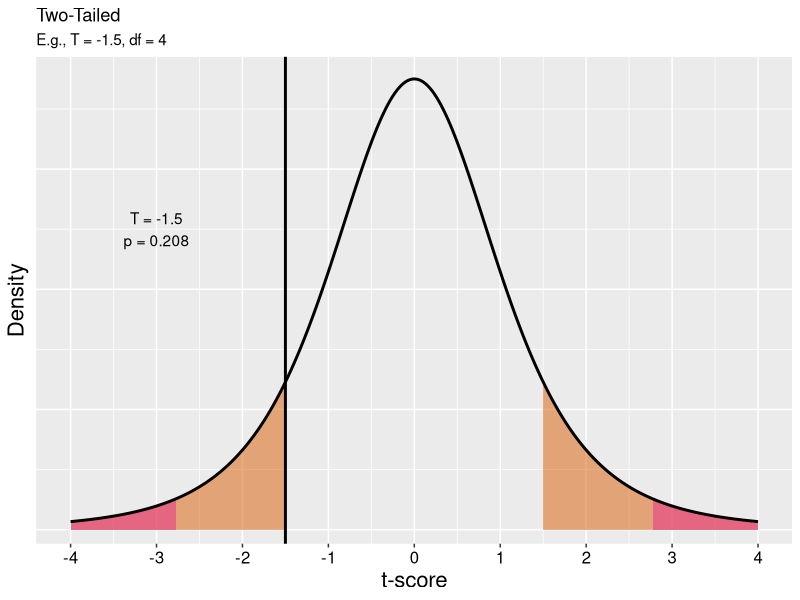
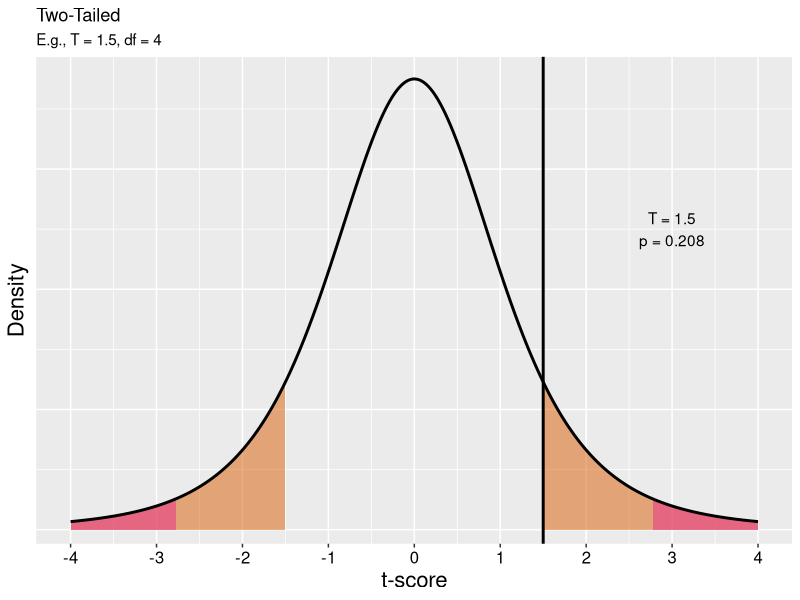
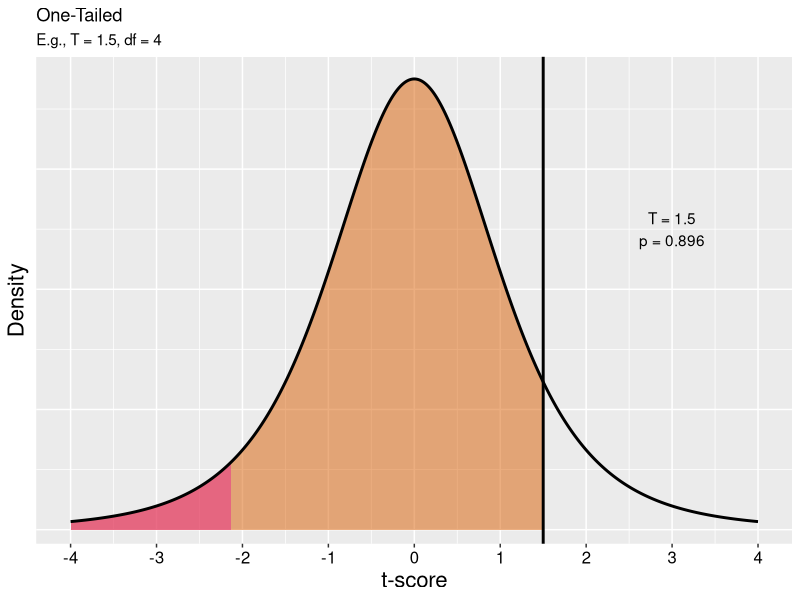
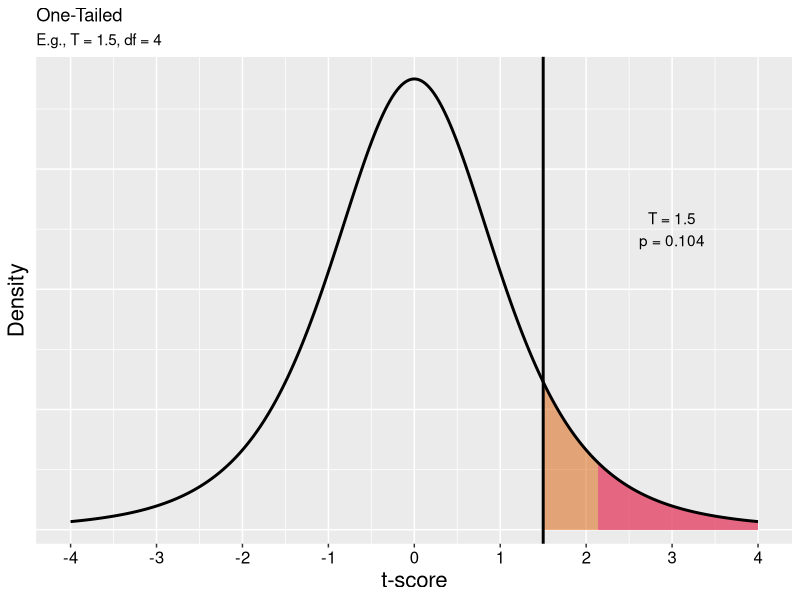

Source code (R) for these figures, in order:
## ---- chunk 1
knitr::opts_chunk$set(echo = TRUE)
library(tidyverse)
library(RColorBrewer)
# palette.colors(palette = "Okabe-Ito")
crit_col <- brewer.pal(8, 'Dark2')[4]
prob_col <- brewer.pal(8, 'Dark2')[2]
alpha <- 0.05
df <- 4
## ---- chunk 2
pt(-1.5, df = 4) * 2
## ---- chunk 3
t_stat <- -1.5
p <- pt(t_stat, df = df) * 2
x <- seq(from = -4, to = 4, by = .001)
dens <- dt(x, df = df)
dist_df <- data.frame(x, dens)

sub_title <- paste("E.g., T = ", t_stat, ", df = ", df, sep = "")
plt_anno <- paste("T = ", t_stat, "\np = ", round(p, 3),sep = "")

ggplot(dist_df, aes(x = x, y = dens)) +

  # Title
  labs(
    title = "Two-Tailed",
    subtitle = sub_title
  ) +

  # Left tail probability
  geom_ribbon(
    data = subset(dist_df, x < -1.5),
    aes(ymax = dens),
    ymin = 0,
    fill = prob_col,
    colour = NA,
    alpha = 0.5
  ) +

  # Right tail probability
  geom_ribbon(
    data = subset(dist_df, x > 1.5),
    aes(ymax = dens),
    ymin = 0,
    fill = prob_col,
    colour = NA,
    alpha = 0.5
  ) +

  # Test-stat vertical line
  geom_vline(
    xintercept = t_stat,
    colour = "black",
    linewidth = 1
  ) +
  annotate("text",
    x = -3,
    y = .25,
    label = plt_anno
  ) +

  # Axis Scale
  scale_x_continuous(
    breaks = seq(-4, 4, 1)
  ) +

  # Left tail 95% threshold
  geom_ribbon(
    data = subset(
      dist_df,
      x < qt(alpha / 2, df = df)
    ),
    aes(ymax = dens),
    ymin = 0,
    fill = crit_col,
    colour = NA,
    alpha = 0.5
  ) +

  # Right tail 95% threshold
  geom_ribbon(
    data = subset(
      dist_df,
      x > qt(1 - alpha / 2, df = df)
    ),
    aes(ymax = dens),
    ymin = 0,
    fill = crit_col,
    colour = NA,
    alpha = 0.5
  ) +
  geom_line(linewidth = 1) +
  xlab("t-score") +
  ylab("Density") +
  theme(
    axis.text.x = element_text(colour = "black", size = 12),
    axis.title = element_text(colour = "black", size = 16),
    axis.ticks.y = element_blank(),
    axis.text.y = element_blank()
  )
## ---- chunk 4
pt(1.5, df = 4, lower.tail = FALSE) * 2
## ---- chunk 5
t_stat <- 1.5
p <- pt(1.5, df = df, lower.tail = FALSE) * 2
x <- seq(from = -4, to = 4, by = .001)
dens <- dt(x, df = df)
dist_df <- data.frame(x, dens)

sub_title <- paste("E.g., T = ", t_stat, ", df = ", df, sep = "")
plt_anno <- paste("T = ", t_stat, "\np = ", round(p, 3),sep = "")

ggplot(dist_df, aes(x = x, y = dens)) +

  # Title
  labs(
    title = "Two-Tailed",
    subtitle = sub_title
  ) +

  # Left tail probability
  geom_ribbon(
    data = subset(dist_df, x < -1.5),
    aes(ymax = dens),
    ymin = 0,
    fill = prob_col,
    colour = NA,
    alpha = .5
  ) +

  # Right tail probability
  geom_ribbon(
    data = subset(dist_df, x > 1.5),
    aes(ymax = dens),
    ymin = 0,
    fill = prob_col,
    colour = NA,
    alpha = .5
  ) +
  
  # Test-stat vertical line
  geom_vline(
    xintercept = 1.5,
    colour = "black",
    linewidth = 1
  ) +
  annotate("text",
    x = 3,
    y = .25,
    label = plt_anno
  ) +

  # Axis Scale
  scale_x_continuous(
    breaks = seq(-4, 4, 1)
  ) +

  # Left tail 95% threshold
  geom_ribbon(
    data = subset(
      dist_df,
      x < qt(alpha / 2, df = df)
    ),
    aes(ymax = dens),
    ymin = 0,
    fill = crit_col,
    colour = NA,
    alpha = 0.5
  ) +

  # Right tail 95% threshold
  geom_ribbon(
    data = subset(
      dist_df,
      x > qt(1 - alpha / 2, df = df)
    ),
    aes(ymax = dens),
    ymin = 0,
    fill = crit_col,
    colour = NA,
    alpha = 0.5
  ) +
  geom_line(linewidth = 1) +
  xlab("t-score") +
  ylab("Density") +
  theme(
    axis.text.x = element_text(colour = "black", size = 12),
    axis.title = element_text(colour = "black", size = 16),
    axis.ticks.y = element_blank(),
    axis.text.y = element_blank()
  )
## ---- chunk 6
pt(1.5, df = 4)
## ---- chunk 7
t_stat <- 1.5
p <- pt(1.5, df = df)
x <- seq(from = -4, to = 4, by = .001)
dens <- dt(x, df = df)
dist_df <- data.frame(x, dens)

sub_title <- paste("E.g., T = ", t_stat, ", df = ", df, sep = "")
plt_anno <- paste("T = ", t_stat, "\np = ", round(p, 3),sep = "")

ggplot(dist_df, aes(x = x, y = dens)) +

  # Title
  labs(
    title = "One-Tailed",
    subtitle = sub_title
  ) +

  # Left tail probability
  geom_ribbon(
    data = subset(dist_df, x < 1.5),
    aes(ymax = dens),
    ymin = 0,
    fill = prob_col,
    colour = NA,
    alpha = .5
  ) +
  
  # Test-stat vertical line
  geom_vline(
    xintercept = 1.5,
    colour = "black",
    linewidth = 1
  ) +
  annotate("text",
    x = 3,
    y = .25,
    label = plt_anno
  ) +

  # Axis Scale
  scale_x_continuous(
    breaks = seq(-4, 4, 1)
  ) +

  # Left tail 95% threshold
  geom_ribbon(
    data = subset(
      dist_df,
      x < qt(alpha, df = df)
    ),
    aes(ymax = dens),
    ymin = 0,
    fill = crit_col,
    colour = NA,
    alpha = 0.5
  ) +
  geom_line(linewidth = 1) +
  xlab("t-score") +
  ylab("Density") +
  theme(
    axis.text.x = element_text(colour = "black", size = 12),
    axis.title = element_text(colour = "black", size = 16),
    axis.ticks.y = element_blank(),
    axis.text.y = element_blank()
  )
## ---- chunk 8
pt(1.5, df = 4, lower.tail = FALSE)
## ---- chunk 9
t_stat <- 1.5
p <- pt(t_stat, df = df, lower.tail = FALSE)
x <- seq(from = -4, to = 4, by = .001)
dens <- dt(x, df = df)
dist_df <- data.frame(x, dens)

sub_title <- paste("E.g., T = ", t_stat, ", df = ", df, sep = "")
plt_anno <- paste("T = ", t_stat, "\np = ", round(p, 3),sep = "")

ggplot(dist_df, aes(x = x, y = dens)) +

  # Title
  labs(
    title = "One-Tailed",
    subtitle = sub_title
  ) +

  # Right tail probability
  geom_ribbon(
    data = subset(dist_df, x > 1.5),
    aes(ymax = dens),
    ymin = 0,
    fill = prob_col,
    colour = NA,
    alpha = .5
  ) +
  
  # Test-stat vertical line
  geom_vline(
    xintercept = 1.5,
    colour = "black",
    linewidth = 1
  ) +
  annotate("text",
    x = 3,
    y = .25,
    label = plt_anno
  ) +

  # Axis Scale
  scale_x_continuous(
    breaks = seq(-4, 4, 1)
  ) +

  # Right tail 95% threshold
  geom_ribbon(
    data = subset(
      dist_df,
      x > qt(1 - alpha, df = df)
    ),
    aes(ymax = dens),
    ymin = 0,
    fill = crit_col,
    colour = NA,
    alpha = 0.5
  ) +
  geom_line(linewidth = 1) +
  xlab("t-score") +
  ylab("Density") +
  theme(
    axis.text.x = element_text(colour = "black", size = 12),
    axis.title = element_text(colour = "black", size = 16),
    axis.ticks.y = element_blank(),
    axis.text.y = element_blank()
  )
